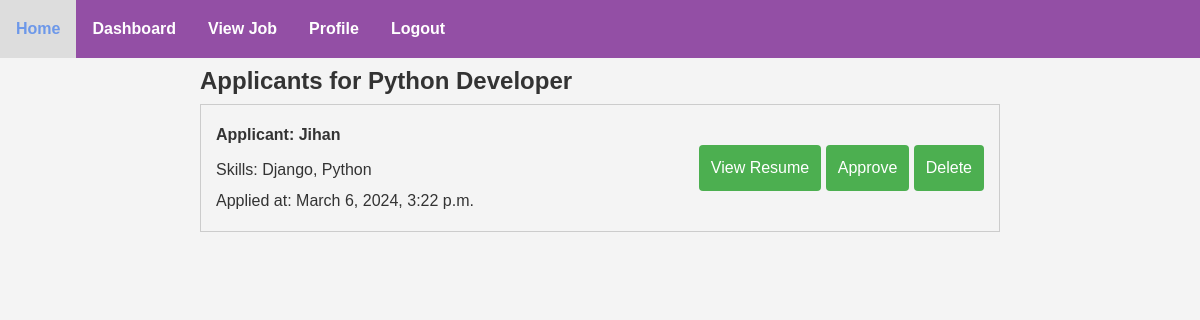
Page /applicant_list/1 on the committed database.
### myApp/models.py (models this page shows, shortened)
class job_model(models.Model):
    job_title = models.CharField(max_length=100, null=True)
    company_name = models.CharField(max_length=100, null=True)
    location = models.CharField(max_length=100, null=True)
    description = models.TextField()
    create_at = models.DateTimeField(auto_now_add=True, null=True)
    update_at = models.DateTimeField(auto_now=True, null=True)
    job_creator = models.ForeignKey(Custom_User, on_delete=models.CASCADE)
    openings = models.CharField(max_length=100, null=True)
    category = models.CharField(max_length=100, null=True)
    skill = models.CharField(max_length=100, null=True)

class jobApplyModel(models.Model):
    job=models.ForeignKey(job_model,on_delete=models.CASCADE,related_name='applications')
    applicant=models.ForeignKey(Custom_User,on_delete=models.CASCADE)
    applied_at = models.DateTimeField(auto_now_add=True)
    skills = models.CharField(max_length=255, blank=True, null=True)
    resume = models.FileField(upload_to='resumes/', blank=True, null=True)

class Custom_User(AbstractUser):
    USER=[
        ('recruiter','Recruiter'),('jobseeker','JobSeeker')
    ]
    display_name=models.CharField(max_length=100)
    email=models.EmailField(unique=True)
    password=models.CharField(max_length=100)
    confirm_password=models.CharField(max_length=100)
    user_type=models.CharField(choices=USER,max_length=120)
    profile_pic=models.ImageField(upload_to="media/profile_pic",null=True)
    about= models.TextField(max_length=10000,null=True)

### SaimaYesminEva_001040_JobPortal/views.py (the view)
# urls.py: path('applicant_list/<str:myid>',applicant_list,name='applicant_list'),
def applicant_list(request,myid):
    myJob = get_object_or_404(job_model, id=myid)
    applicants = jobApplyModel.objects.filter(job=myJob)
    context = {
        'job': myJob,
        'applicants': applicants,
    }
    return render(request,"Recruiter/applicant_list.html",context)

### Template/Recruiter/applicant_list.html (shortened to what this page needs)
{% extends "dashboard.html" %}
{% block content %}
<!DOCTYPE html>
<html lang="en">
<head>
</head>
<body>
    <div class="container">
        <h2>Applicants for {{ job.job_title }}</h2>
        <ul class="applicant-list">
          {% for applicant in applicants %}
            <li class="applicant-item">
              <div class="applicant-info">
                <p class="applicant-name">Applicant: {{ applicant.applicant.display_name }}</p>
                <p class="applicant-skills">Skills: {{ applicant.skills }}</p>
                <p class="applicant-applied-at">Applied at: {{ applicant.applied_at }}</p>
              </div>
              <div class="resume-link">
                <a href="{{ applicant.resume.url }}" target="_blank">View Resume</a>
                <a href="" >Approve</a>
                <a href="" >Delete</a>
              </div>
            </li>
          {% endfor %}
        </ul>
      </div>
</body>
</html>
{% endblock content %}

### Template/dashboard.html (style rules this page uses)
body { font-family: Arial, sans-serif; margin: 0; padding: 0; }
* { margin: 0; padding: 0; box-sizing: border-box; }
body { font-family: Arial, sans-serif; background-color: #f4f4f4; line-height: 1.9; color: #333; }

### Template/Recruiter/applicant_list.html (style rules this page uses)
body { font-family: Arial, sans-serif; }
.container { max-width: 800px; margin: 0 auto; }
.applicant-list { list-style-type: none; padding: 0; }
.applicant-item { border: 1px solid #ccc; margin-bottom: 15px; padding: 15px; display: flex; justify-content: space-between; align-items: center; }
.applicant-info { flex-grow: 1; }
.applicant-name { font-weight: bold; margin-bottom: 5px; }
.resume-link a { text-decoration: none; background-color: #4caf50; color: white; padding: 8px 12px; border-radius: 4px; display: inline-block; transition: background-color 0.3s; }

### rows in the picture
job_model: job_title "Python Developer"
jobApplyModel: applicant.display_name "Jihan", skills "Django, Python", applied_at "March 6, 2024, 3:22 p.m."
